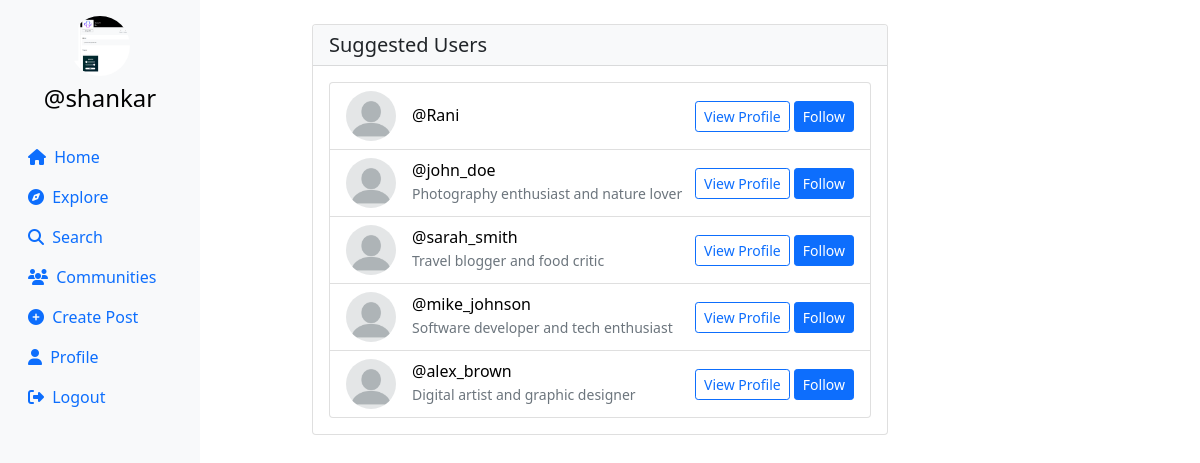
The page / (signed in) on the database its author committed.
### userauth/models.py (models this page shows, shortened)
class Profile(models.Model):
    user = models.ForeignKey(User, on_delete=models.CASCADE)
    id_user = models.IntegerField(primary_key=True, default=0)
    bio = models.TextField(blank=True, default='')
    profileimg = models.ImageField(upload_to='profile_images', default='blank-profile-picture.png')
    location = models.CharField(max_length=100, blank=True, default='')

### userauth/views.py (the view)
# urls.py: path('',views.home),
@login_required(login_url='/loginn')
def home(request):
    following_users = Followers.objects.filter(follower=request.user.username).values_list('user', flat=True)
    post = Post.objects.filter(Q(user=request.user.username) | Q(user__in=following_users)).order_by('-created_at')
    profile = Profile.objects.get(user=request.user)
    suggested_users = User.objects.exclude(username=request.user.username)\
                                  .exclude(username__in=following_users)\
                                  .order_by('?')[:5]  # Random 5 users
    suggested_profiles = Profile.objects.filter(user__in=suggested_users)
    context = {
        'post': post,
        'profile': profile,
        'suggested_profiles': suggested_profiles,
    }
    return render(request, 'main.html', context)

### templates/main.html (shortened to what this page needs)
{% load static %}
<!DOCTYPE html>
<html lang="en">
<head>
    <link rel="stylesheet" href="https://maxcdn.bootstrapcdn.com/bootstrap/4.5.2/css/bootstrap.min.css">
    <link href="https://cdn.jsdelivr.net/npm/bootstrap@5.0.2/dist/css/bootstrap.min.css" rel="stylesheet"
>
    <link rel="stylesheet" href="{% static 'css/app.css' %}">
</head>
<body>
<div class="container-fluid">
    <div class="row">
        <nav class="col-md-2 d-none d-md-block sidebar" style="position: fixed;">
            <div class="text-center mt-3">
                <img src="{{profile.profileimg.url}}" alt="Profile Picture" class="profile-pic">
                <h4 class="mt-2"><a href="/profile/{{user}}" style="text-decoration:none;">@{{user}}</a></h4>
            </div>
            <ul class="nav flex-column mt-4">
                <li class="nav-item">
                    <a class="nav-link active" href="/">
                        <i class="fa-solid fa-house mr-1"></i> Home
                    </a>
                </li>
                <li class="nav-item">
                    <a class="nav-link" href="/explore">
                        <i class="fa-solid fa-compass mr-1"></i> Explore
                    </a>
                </li>
                <li class="nav-item">
                    <a class="nav-link" href="#" data-bs-toggle="modal" data-bs-target="#exampleModal3">
                        <i class="fa-solid fa-magnifying-glass mr-1"></i> Search
                    </a>
                </li>
                <li class="nav-item">
                    <a class="nav-link" href="/communities/">
                        <i class="fa-solid fa-users mr-1"></i> Communities
                    </a>
                </li>
                <li class="nav-item">
                    <a class="nav-link" href="#" data-bs-toggle="modal" data-bs-target="#exampleModal"
                        data-bs-whatever="@getbootstrap">
                        <i class="fa-solid fa-circle-plus mr-1"></i> Create Post
                    </a>
                </li>
                <li class="nav-item">
                    <a class="nav-link" href="/profile/{{user}}">
                        <i class="fa-solid fa-user mr-1"></i> Profile
                    </a>
                </li>
                <li class="nav-item">
                    <a class="nav-link" href="/logoutt">
                        <i class="fa-solid fa-right-from-bracket mr-1"></i> Logout
                    </a>
                </li>
            </ul>
        </nav>
    <div class="container mt-4">
        <div class="row">
            <div class="col-md-6 mx-auto">
                <div class="card">
                    <div class="card-header bg-light">
                        <h5 class="mb-0">Suggested Users</h5>
                    </div>
                    <div class="card-body">
                        {% if suggested_profiles %}
                            <div class="list-group">
                                {% for profile in suggested_profiles %}
                                    <div class="list-group-item d-flex justify-content-between align-items-center">
                                        <div class="d-flex align-items-center">
                                            <img src="{{ profile.profileimg.url }}" alt="Profile Picture" class="rounded-circle mr-3" style="width: 50px; height: 50px; object-fit: cover;">
                                            <div>
                                                <h6 class="mb-0"><a href="/profile/{{ profile.user.username }}" style="text-decoration: none;">@{{ profile.user.username }}</a></h6>
                                                <small class="text-muted">{{ profile.bio|truncatechars:50 }}</small>
                                            </div>
                                        </div>
                                        <div>
                                            <a href="/profile/{{ profile.user.username }}" class="btn btn-sm btn-outline-primary">View Profile</a>
                                            <form action="/follow" method="POST" class="d-inline">
                                                <button type="submit" class="btn btn-sm btn-primary">Follow</button>
                                            </form>
                                        </div>
                                    </div>
                                {% endfor %}
                            </div>
                        {% else %}
                            <p class="text-center">No suggestions available at the moment.</p>
                        {% endif %}
                    </div>
                </div>
            </div>
        </div>
    </div>
</div>
</body>
</html>

### templates/main.html (style rules this page uses)
.sidebar { background-color: #f8f9fa; height: 100vh; color: black; }
.profile-pic { width: 60px; height: 60px; border-radius: 50%; object-fit: cover; }
a { color: black; }

### rows shown on the page
Profile: profileimg (picture)
Profile: profileimg (placeholder picture), user.username "Rani"
Profile: profileimg (placeholder picture), user.username "john_doe", bio "Photography enthusiast and nature lover"
Profile: profileimg (placeholder picture), user.username "sarah_smith", bio "Travel blogger and food critic"
Profile: profileimg (placeholder picture), user.username "mike_johnson", bio "Software developer and tech enthusiast"
Profile: profileimg (placeholder picture), user.username "alex_brown", bio "Digital artist and graphic designer"

### other values the page prints
{{ user }} "shankar"
